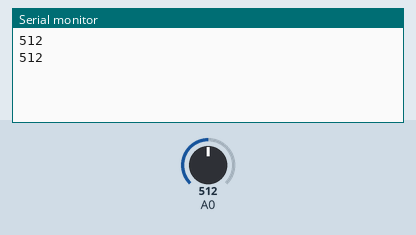
A sketch run on a simulated Arduino Uno, built with avr-gcc and run on an emulated ATmega328P. Shown: the last lines printed to the serial monitor. The inputs (shaded band) are chosen by the test bench; at power-on: A0 = 512.

Above: at 1.8 s.
1.9 s: A0 set to 716
At 2.6 s:
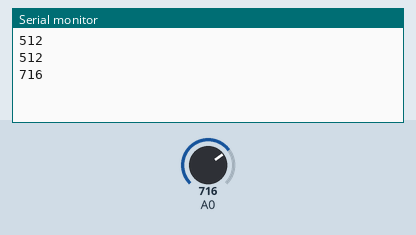
3.4 s: A0 set to 900
At 4.8 s:
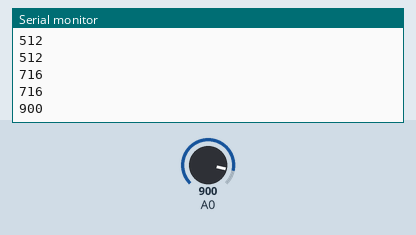
Timing chart, 0 to 6.4 s (numbered marks = the images above; inputs shaded):
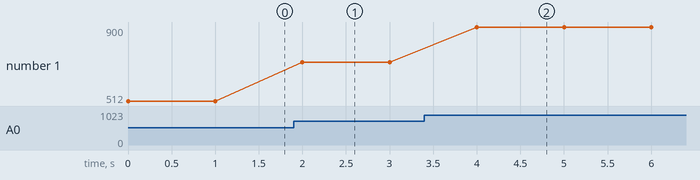

The sketch:

Potencjometr.ino
```cpp
void setup()
{
 Serial.begin(9600);
 pinMode(A0, INPUT);

}
void loop()
{
  int odczyt = analogRead(A0);
  Serial.println(odczyt);
  delay(1000);
}
```

Measured:
- after the input at 1.9 s, the serial monitor: prints a new line after 0.10 s (image 1)
- after the input at 3.4 s, the serial monitor: prints a new line after 0.60 s (image 2)
- plotted number 1: 512 → 716 after the input at 1.9 s, 716 → 900 after the input at 3.4 s
